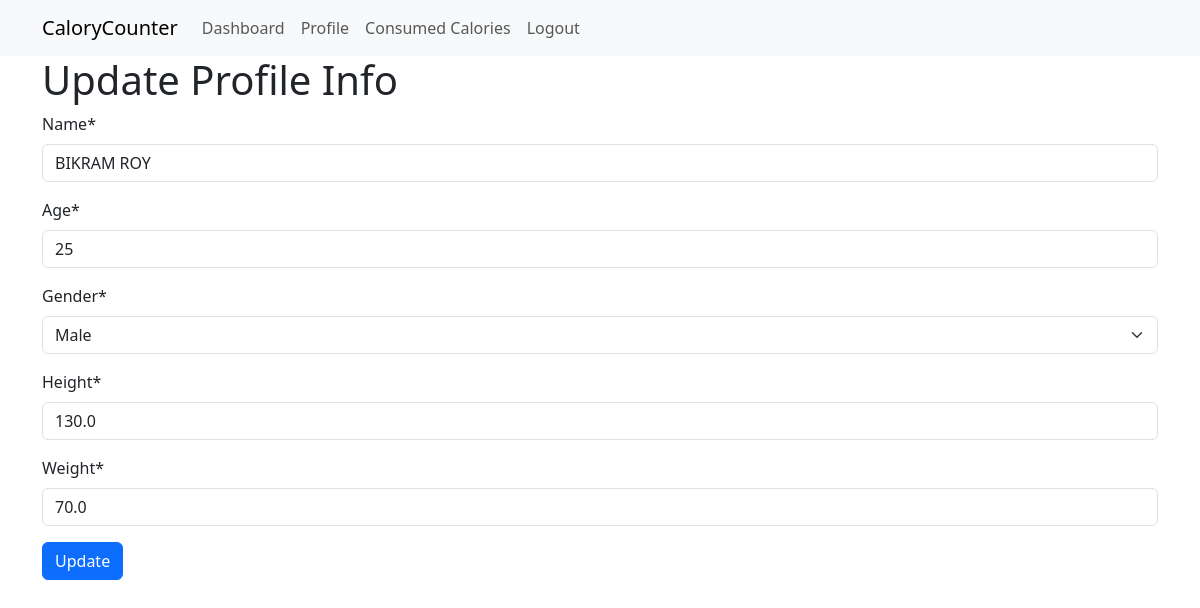
Screenshot of /update-profile/ (signed in) with the database file from the repository.
### CalorieCounter/models.py (models this page shows, shortened)
class BasicInfoModel(models.Model):
    GENDER_TYPE =[
        ("Male", "Male"),
        ("Female", "Female")
    ]
    user = models.OneToOneField(User, on_delete=models.CASCADE, related_name='user_info', null=True)
    name = models.CharField(max_length=100, null=True)
    age = models.PositiveIntegerField(null=True)
    gender = models.CharField(choices=GENDER_TYPE, max_length=10, null=True)
    height = models.FloatField(null=True)
    weight = models.FloatField(null=True)
    bmr = models.FloatField(null=True)

### CalorieCounter/views.py (the view, shortened to what this page needs)
# urls.py: path('update-profile/', update_profile, name='update_profile'),
@login_required
def update_profile(request):
    try:
        current_user = request.user.user_info
    except:
        current_user = None
    form_data = ProfileUpdateForm(instance=current_user)
    context = {
        'form_data': form_data,
        'form_title': "Update Profile Info",
        'form_btn': "Update"
    }
    return render(request, 'master/base-form.html', context)

### CalorieCounter/forms.py
class ProfileUpdateForm(forms.ModelForm):
    class Meta:
        model = BasicInfoModel
        fields = '__all__'
        exclude = ['user', 'bmr']

### CalorieCounter/templates/master/base-form.html (shortened to what this page needs)
{% extends 'master/base.html' %}
{% load crispy_forms_tags %}
{% block body %}
<div class="container">
    <h1>{{form_title}}</h1>
  <form method="post" enctype="multipart/form-data">
    {{ form_data|crispy }}
    <button type="submit" class="btn btn-primary">{{form_btn}}</button>
  </form>
</div>
{% endblock body %}

### rows the page displays
BasicInfoModel: name "BIKRAM ROY", age "25", gender "Male", height "130.0", weight "70.0"
